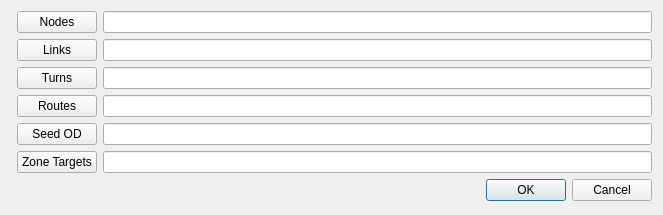
<?xml version="1.0" encoding="UTF-8"?>
<ui version="4.0">
 <class>Dialog</class>
 <widget class="QDialog" name="Dialog">
  <property name="geometry">
   <rect>
    <x>0</x>
    <y>0</y>
    <width>663</width>
    <height>215</height>
   </rect>
  </property>
  <property name="windowTitle">
   <string>Open Network</string>
  </property>
  <layout class="QGridLayout" name="gridLayout">
   <item row="6" column="0" colspan="3">
    <widget class="QDialogButtonBox" name="buttonBox">
     <property name="orientation">
      <enum>Qt::Horizontal</enum>
     </property>
     <property name="standardButtons">
      <set>QDialogButtonBox::Cancel|QDialogButtonBox::Ok</set>
     </property>
    </widget>
   </item>
   <item row="3" column="1">
    <widget class="QPushButton" name="pbOpenRoutes">
     <property name="text">
      <string>Routes</string>
     </property>
    </widget>
   </item>
   <item row="4" column="2">
    <widget class="QLineEdit" name="leSeedOD"/>
   </item>
   <item row="4" column="1">
    <widget class="QPushButton" name="pbOpenSeedOD">
     <property name="text">
      <string>Seed OD</string>
     </property>
    </widget>
   </item>
   <item row="3" column="2">
    <widget class="QLineEdit" name="leRoutes"/>
   </item>
   <item row="1" column="2">
    <widget class="QLineEdit" name="leLinks"/>
   </item>
   <item row="0" column="2">
    <widget class="QLineEdit" name="leNodes"/>
   </item>
   <item row="1" column="1">
    <widget class="QPushButton" name="pbOpenLinks">
     <property name="text">
      <string>Links</string>
     </property>
    </widget>
   </item>
   <item row="2" column="2">
    <widget class="QLineEdit" name="leTurns"/>
   </item>
   <item row="2" column="1">
    <widget class="QPushButton" name="pbOpenTurns">
     <property name="text">
      <string>Turns</string>
     </property>
    </widget>
   </item>
   <item row="0" column="1">
    <widget class="QPushButton" name="pbOpenNodes">
     <property name="text">
      <string>Nodes</string>
     </property>
    </widget>
   </item>
   <item row="5" column="2">
    <widget class="QLineEdit" name="leZoneTargets"/>
   </item>
   <item row="5" column="1">
    <widget class="QPushButton" name="pbOpenZoneTargets">
     <property name="text">
      <string>Zone Targets</string>
     </property>
    </widget>
   </item>
  </layout>
 </widget>
 <tabstops>
  <tabstop>leNodes</tabstop>
  <tabstop>leLinks</tabstop>
  <tabstop>leTurns</tabstop>
  <tabstop>leRoutes</tabstop>
  <tabstop>leSeedOD</tabstop>
 </tabstops>
 <resources/>
 <connections>
  <connection>
   <sender>buttonBox</sender>
   <signal>accepted()</signal>
   <receiver>Dialog</receiver>
   <slot>accept()</slot>
   <hints>
    <hint type="sourcelabel">
     <x>248</x>
     <y>254</y>
    </hint>
    <hint type="destinationlabel">
     <x>157</x>
     <y>274</y>
    </hint>
   </hints>
  </connection>
  <connection>
   <sender>buttonBox</sender>
   <signal>rejected()</signal>
   <receiver>Dialog</receiver>
   <slot>reject()</slot>
   <hints>
    <hint type="sourcelabel">
     <x>316</x>
     <y>260</y>
    </hint>
    <hint type="destinationlabel">
     <x>286</x>
     <y>274</y>
    </hint>
   </hints>
  </connection>
 </connections>
</ui>
